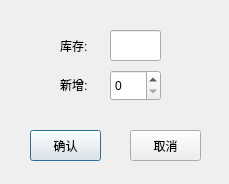
<?xml version="1.0" encoding="UTF-8"?>
<ui version="4.0">
 <class>AddDlg</class>
 <widget class="QDialog" name="AddDlg">
  <property name="geometry">
   <rect>
    <x>0</x>
    <y>0</y>
    <width>229</width>
    <height>184</height>
   </rect>
  </property>
  <property name="windowTitle">
   <string>Dialog</string>
  </property>
  <widget class="QSpinBox" name="spinBox">
   <property name="geometry">
    <rect>
     <x>110</x>
     <y>70</y>
     <width>51</width>
     <height>31</height>
    </rect>
   </property>
   <property name="maximum">
    <number>10000</number>
   </property>
  </widget>
  <widget class="QLabel" name="label">
   <property name="geometry">
    <rect>
     <x>60</x>
     <y>74</y>
     <width>41</width>
     <height>21</height>
    </rect>
   </property>
   <property name="text">
    <string>新增:</string>
   </property>
  </widget>
  <widget class="QLabel" name="label_2">
   <property name="geometry">
    <rect>
     <x>60</x>
     <y>35</y>
     <width>41</width>
     <height>21</height>
    </rect>
   </property>
   <property name="text">
    <string>库存:</string>
   </property>
  </widget>
  <widget class="QLineEdit" name="stockEdit">
   <property name="geometry">
    <rect>
     <x>110</x>
     <y>30</y>
     <width>51</width>
     <height>31</height>
    </rect>
   </property>
   <property name="readOnly">
    <bool>true</bool>
   </property>
  </widget>
  <widget class="QPushButton" name="confirmBtn">
   <property name="geometry">
    <rect>
     <x>30</x>
     <y>130</y>
     <width>71</width>
     <height>31</height>
    </rect>
   </property>
   <property name="text">
    <string>确认</string>
   </property>
  </widget>
  <widget class="QPushButton" name="cancelBtn">
   <property name="geometry">
    <rect>
     <x>130</x>
     <y>130</y>
     <width>71</width>
     <height>31</height>
    </rect>
   </property>
   <property name="text">
    <string>取消</string>
   </property>
  </widget>
 </widget>
 <resources/>
 <connections>
  <connection>
   <sender>cancelBtn</sender>
   <signal>clicked()</signal>
   <receiver>AddDlg</receiver>
   <slot>close()</slot>
   <hints>
    <hint type="sourcelabel">
     <x>160</x>
     <y>133</y>
    </hint>
    <hint type="destinationlabel">
     <x>114</x>
     <y>85</y>
    </hint>
   </hints>
  </connection>
 </connections>
</ui>
